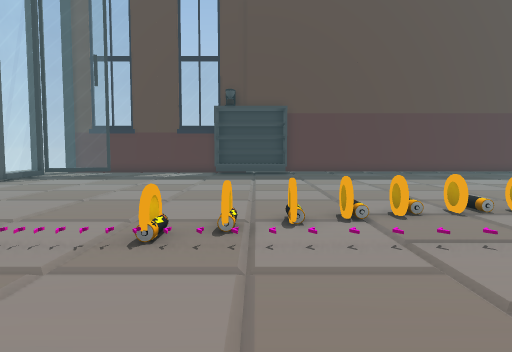
[1] (above)

15 first-person views from a walk through a 3-D level made in the Unity game engine. The camera is 1.4 m above the floor, tilts 4° down and sees 70° across. The floor is counted in squares, 1 m on a side. Each view is taken from the middle of a square. On the plan, view 1 faces up. The plan holds only what a view shows up to about 16 squares ahead; the rest is blank. The place goes on beyond the plan. The player is left out. Some animated figures are not drawn. Some surface patterns are stand-ins.

[2]
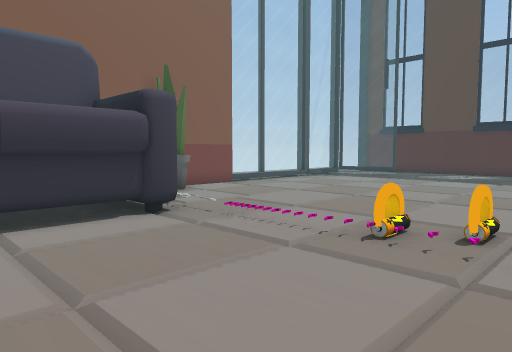

[3]
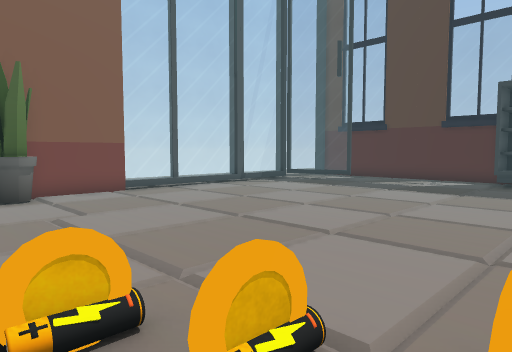

[4]
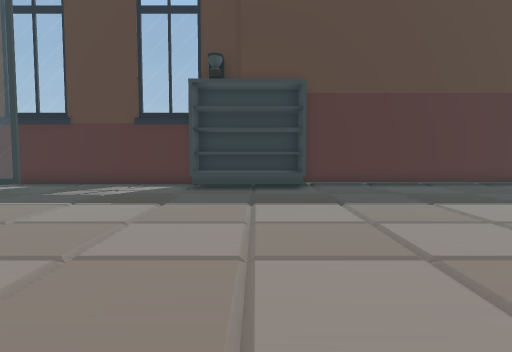

[5]
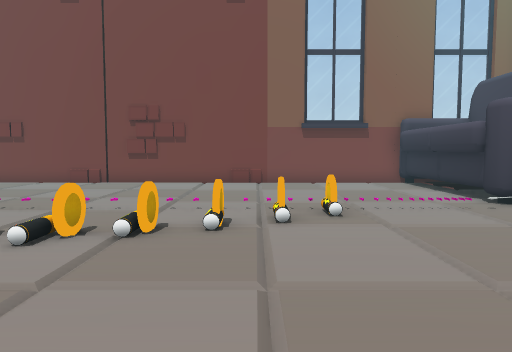

[6]
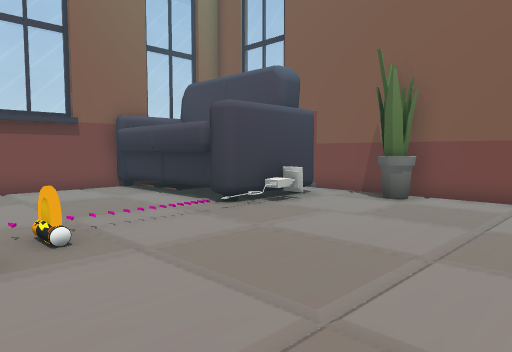

[7]
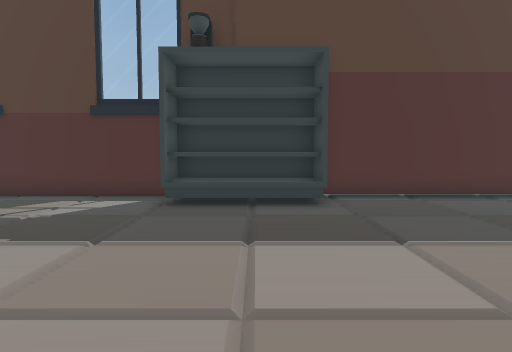

[8]
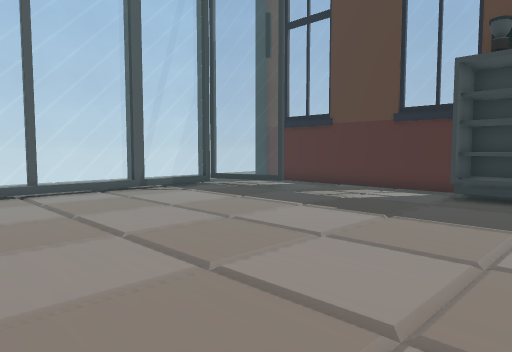

[9]
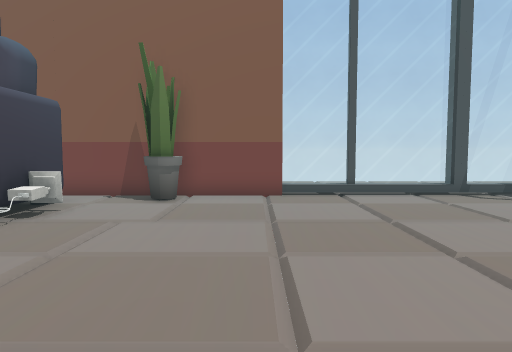

[10]
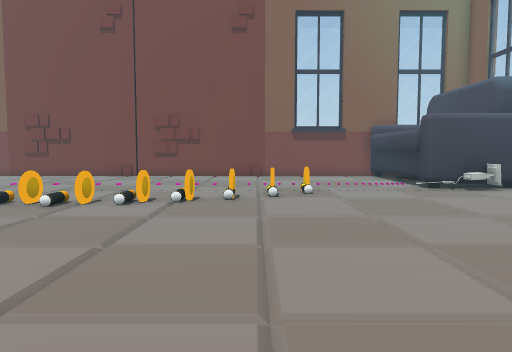

[11]
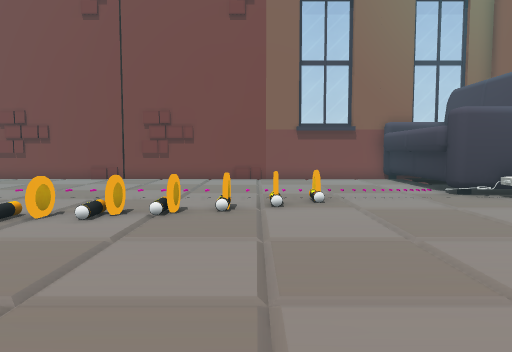

[12]
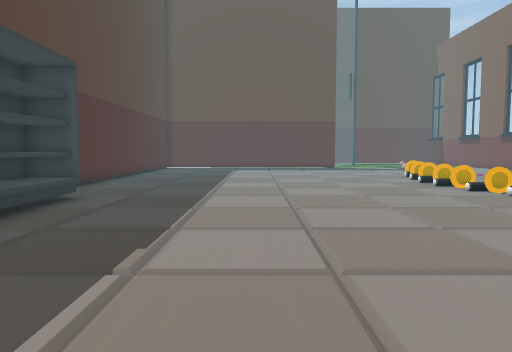

[13]
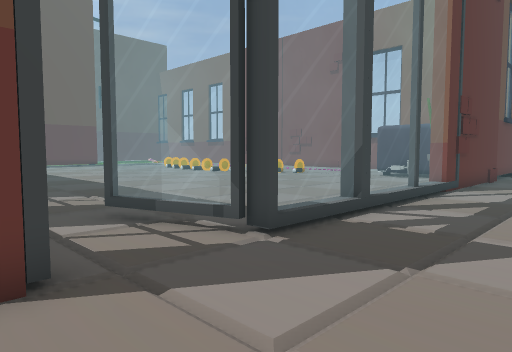

[14]
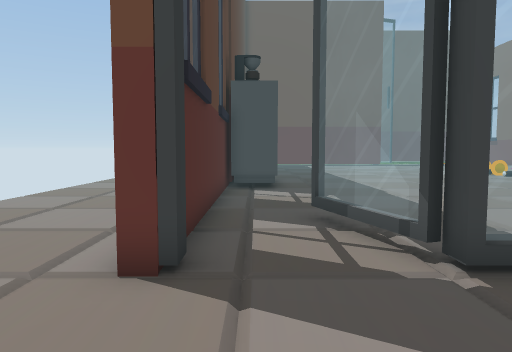

[15]
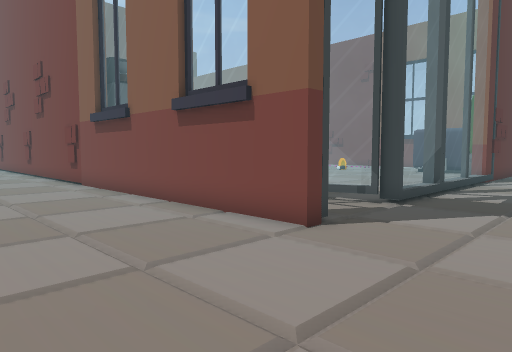

### Floor plan
Key: @ floor where view 1 was taken; # wall or solid block; . floor; / step, stairs or slope; = window, fence, low wall or low ledge; B battery; C coin; P plant; O other object.
Columns run from 16 left of view 1 to 7 right of it. Each row starts with its distance up from view 1.
 29 .         ......
 28   ..............
 27  .............
 26  ..................
 25  ..................
 24 ................##.....
 23  ....###################
 22 ..............OOOOO.....
 21  ......=......OOOO......
 20  ...#===................
 19  ...=...................
 18  ...=...................
 17  ...=...................
 16  ...=...................
 15   ..=...................
 14   ..=...................
 13   ..=...................
 12   ..=...................
 11   ..=...................
 10    .=#..................
  9    .##...............B..
  8    .##............CC.CCB
  7    .##P........B.CBB....
  6    .##........CC.B......
  5     ####O#O...B/////////
  4      #    O.............
  3        O OO.............
  2        O OO.............
  1        O OO.............
  0        O  O.....@.......
 -1        OOOO.............
 -2           ##############

Where each view was taken, in squares from view 1:
view 1: 0 up, 0 right, facing up
view 2: 0 up, 1 right, facing up-left
view 3: 5 up, 1 right, facing up-left
view 4: 8 up, 0 right, facing up
view 5: 14 up, 0 right, facing down
view 6: 12 up, 0 right, facing down-left
view 7: 12 up, 0 right, facing up
view 8: 10 up, 1 right, facing up-left
view 9: 10 up, 0 right, facing left
view 10: 18 up, 0 right, facing down
view 11: 16 up, 0 right, facing down
view 12: 16 up, 9 left, facing right
view 13: 24 up, 16 left, facing down-right
view 14: 22 up, 16 left, facing right
view 15: 29 up, 16 left, facing down-right
